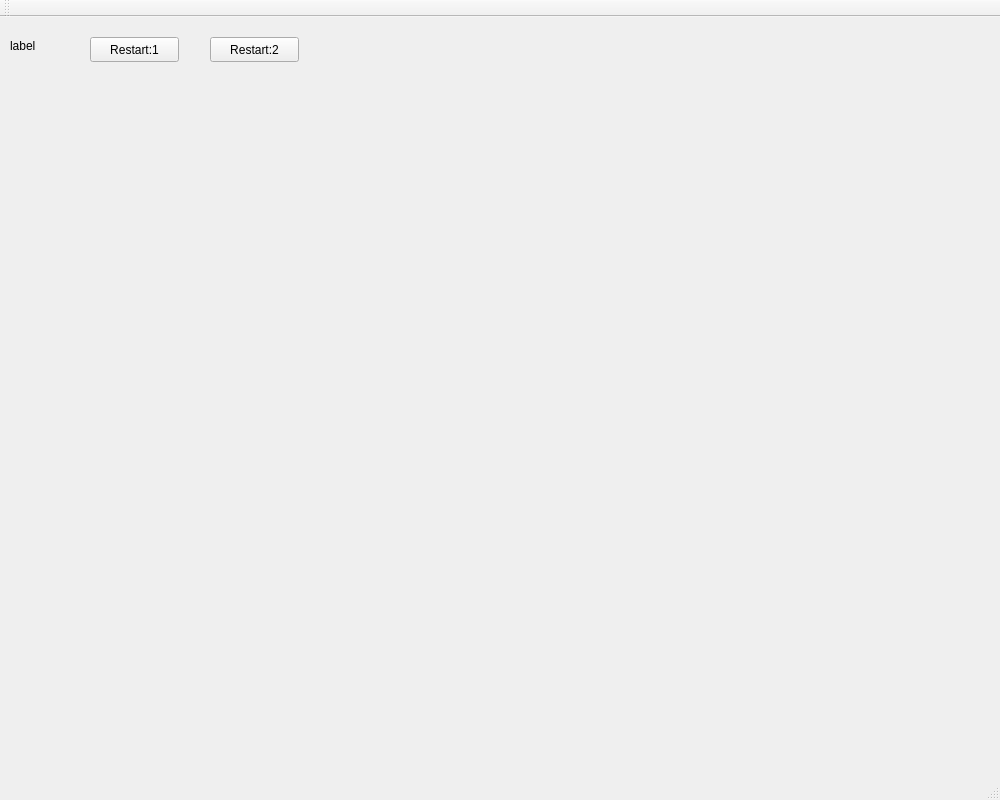
<?xml version="1.0" encoding="UTF-8"?>
<ui version="4.0">
 <class>MainWindow</class>
 <widget class="QMainWindow" name="MainWindow">
  <property name="geometry">
   <rect>
    <x>0</x>
    <y>0</y>
    <width>1000</width>
    <height>800</height>
   </rect>
  </property>
  <property name="windowTitle">
   <string>MainWindow</string>
  </property>
  <widget class="QWidget" name="centralWidget">
   <widget class="QPushButton" name="Start">
    <property name="geometry">
     <rect>
      <x>90</x>
      <y>20</y>
      <width>89</width>
      <height>25</height>
     </rect>
    </property>
    <property name="text">
     <string>Restart:1</string>
    </property>
   </widget>
   <widget class="QPushButton" name="Restart">
    <property name="geometry">
     <rect>
      <x>210</x>
      <y>20</y>
      <width>89</width>
      <height>25</height>
     </rect>
    </property>
    <property name="text">
     <string>Restart:2</string>
    </property>
   </widget>
   <widget class="QLabel" name="label">
    <property name="geometry">
     <rect>
      <x>10</x>
      <y>20</y>
      <width>67</width>
      <height>17</height>
     </rect>
    </property>
    <property name="text">
     <string>label</string>
    </property>
   </widget>
  </widget>
  <widget class="QMenuBar" name="menuBar">
   <property name="geometry">
    <rect>
     <x>0</x>
     <y>0</y>
     <width>1000</width>
     <height>22</height>
    </rect>
   </property>
  </widget>
  <widget class="QToolBar" name="mainToolBar">
   <attribute name="toolBarArea">
    <enum>TopToolBarArea</enum>
   </attribute>
   <attribute name="toolBarBreak">
    <bool>false</bool>
   </attribute>
  </widget>
  <widget class="QStatusBar" name="statusBar"/>
 </widget>
 <layoutdefault spacing="6" margin="11"/>
 <resources/>
 <connections/>
</ui>
